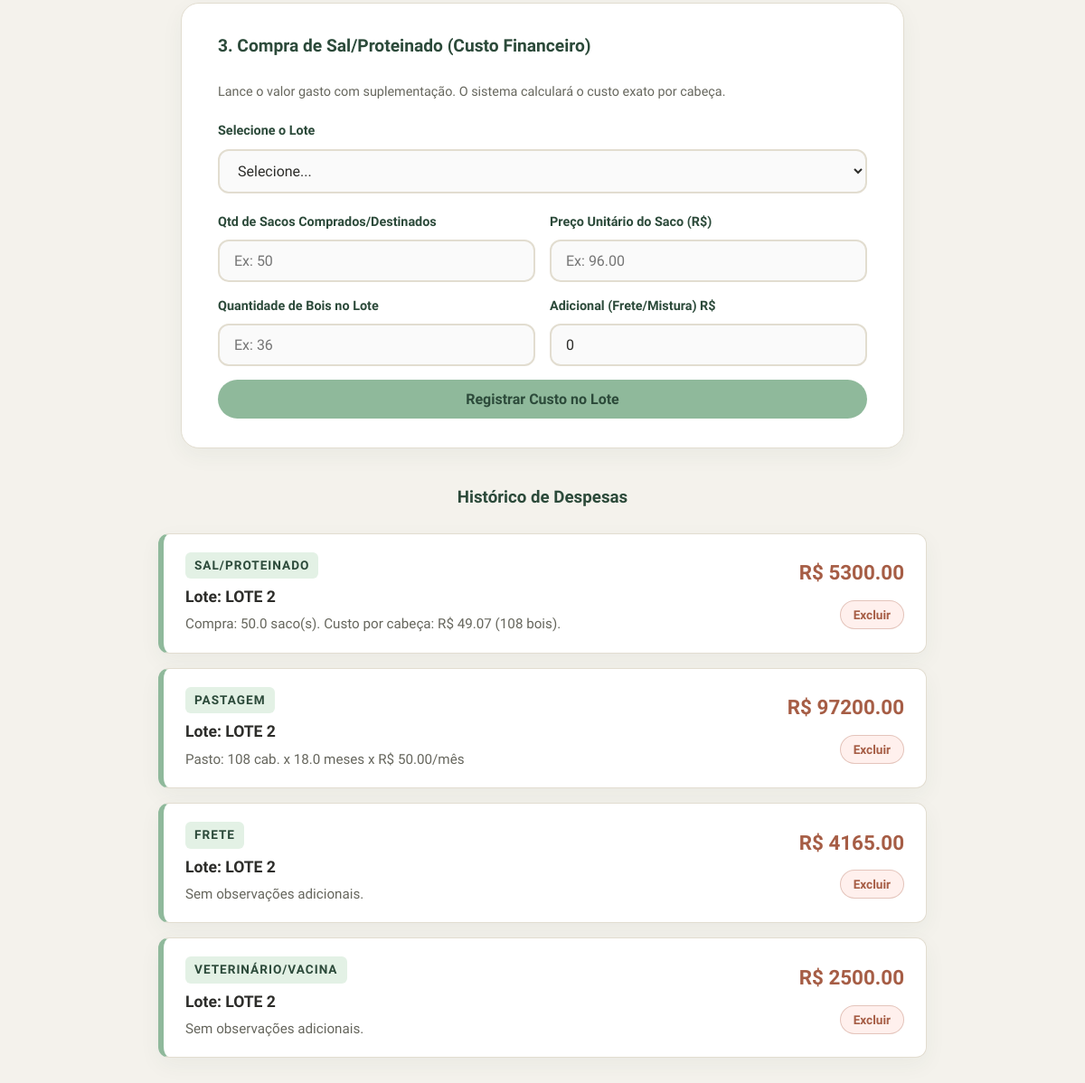
Page /despesas (signed in, lower part) on the earlier database version.
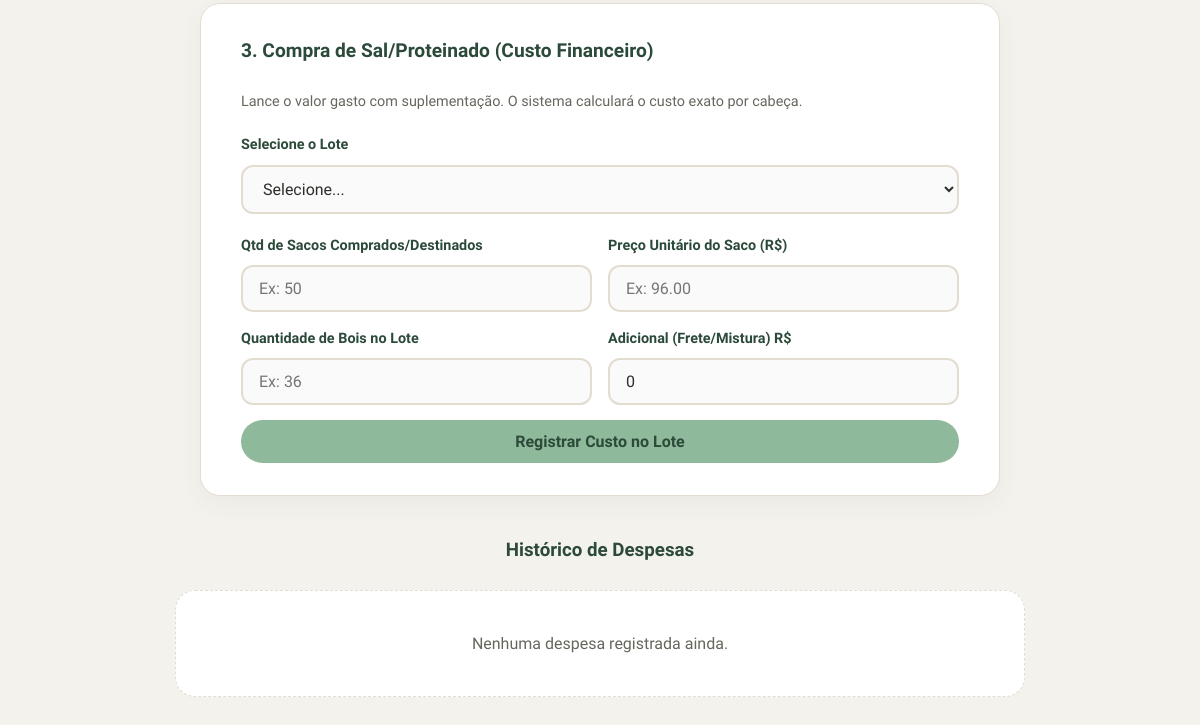
Same page on the later database version.
### tables this page shows
CREATE TABLE despesas (
                    id INTEGER PRIMARY KEY AUTOINCREMENT,
                    lote_id INTEGER,
                    categoria TEXT,
                    valor REAL,
                    observacao TEXT,
                    FOREIGN KEY(lote_id) REFERENCES lotes(id) ON DELETE CASCADE
                );

CREATE TABLE lotes (
                    id INTEGER PRIMARY KEY AUTOINCREMENT,
                    identificacao TEXT NOT NULL,
                    fase_atual TEXT NOT NULL,
                    categoria_animal TEXT,
                    data_inicio TEXT,
                    qtd_cabecas INTEGER,
                    custo_bezerro_unitario REAL,
                    custo_total_compra REAL,
                    valor_venda_total REAL,
                    total_arrobas_vendidas REAL,
                    status TEXT DEFAULT 'Em Andamento'
                , frigorifico_comprador TEXT);

### app.py (the view, shortened to what this page needs)
@app.route('/despesas', methods=['GET', 'POST'])
def despesas():
    conexao = conectar()
    try:
        lista_despesas = conexao.execute('''
            SELECT despesas.*, lotes.identificacao
            FROM despesas
            JOIN lotes ON despesas.lote_id = lotes.id
            ORDER BY despesas.id DESC
        ''').fetchall()
        lista_lotes = conexao.execute('SELECT * FROM lotes WHERE status = "Em Andamento"').fetchall()
    finally:
        conexao.close()
    return render_template('despesas.html', despesas=lista_despesas, lotes=lista_lotes)

### app.py (called while the page is built)
@app.before_request
def verificar_login():
    rotas_livres = ['login', 'static', 'api_cotacoes']
    if request.endpoint not in rotas_livres and 'usuario_id' not in session:
        return redirect(url_for('login'))

### config_banco.py (called while the page is built)
def conectar():
    conexao = sqlite3.connect('dados.db')
    conexao.row_factory = sqlite3.Row
    conexao.execute('PRAGMA foreign_keys = ON;')
    return conexao

### templates/despesas.html (shortened to what this page needs)
{% extends "base.html" %}
{% block conteudo %}
<div class="form-caixa" style="max-width: 800px; margin-left: auto; margin-right: auto; margin-bottom: 40px;">
    <h3>3. Compra de Sal/Proteinado (Custo Financeiro)</h3>
    <p style="font-size: 0.9rem; color: var(--texto-suave); margin-bottom: 20px;">
        Lance o valor gasto com suplementação. O sistema calculará o custo exato por cabeça.
    </p>
    <form action="{{ url_for('despesas') }}" method="POST">
        <div class="campo">
            <label>Selecione o Lote</label>
            <select name="lote_id" required>
                <option value="">Selecione...</option>
            </select>
        </div>
        <div class="form-linha">
            <div class="campo">
                <label>Qtd de Sacos Comprados/Destinados</label>
                <input type="number" step="0.1" name="qtd_sacos" placeholder="Ex: 50" required>
            </div>
            <div class="campo">
                <label>Preço Unitário do Saco (R$)</label>
                <input type="number" step="0.01" name="preco_saco" placeholder="Ex: 96.00" required>
            </div>
        </div>
        <div class="form-linha" style="margin-top: 15px;">
            <div class="campo">
                <label>Quantidade de Bois no Lote</label>
                <input type="number" name="qtd_bois_nutricao" placeholder="Ex: 36" required>
            </div>
            <div class="campo">
                <label>Adicional (Frete/Mistura) R$</label>
                <input type="number" step="0.01" name="valor_adicional" value="0">
            </div>
        </div>
        <button type="submit" style="margin-top: 15px; width: 100%;">Registrar Custo no Lote</button>
    </form>
</div>
<div class="container-historico">
    <h3 style="text-align: center; margin-bottom: 24px;">Histórico de Despesas</h3>
    <div class="lista-despesas">
        {% for despesa in despesas %}
        <div class="card-despesa">
            <div class="despesa-info">
                <span class="despesa-categoria">{{ despesa.categoria }}</span>
                <strong class="despesa-lote">Lote: {{ despesa.identificacao }}</strong>
                <p class="despesa-detalhes">{{ despesa.observacao or 'Sem observações adicionais.' }}</p>
            </div>
            <div class="despesa-acao">
                <strong class="despesa-valor">R$ {{ "%.2f"|format(despesa.valor) }}</strong>
                <form action="{{ url_for('excluir_despesa', id_despesa=despesa.id) }}" method="POST" class="form-excluir" onsubmit="return confirm('Deseja realmente apagar esta despesa?');">
                    <button type="submit" class="btn-tabela-excluir">Excluir</button>
                </form>
            </div>
        </div>
        {% else %}
        <div style="text-align: center; padding: 40px; background-color: var(--branco); border-radius: var(--raio); border: 1px dashed var(--borda);">
            <p style="color: var(--texto-suave); margin: 0;">Nenhuma despesa registrada ainda.</p>
        </div>
        {% endfor %}
    </div>
</div>
{% endblock %}

### templates/base.html (shortened to what this page needs)
<!DOCTYPE html>
<html lang="pt-br">
<head>
    <link rel="stylesheet" href="{{ url_for('static', filename='style.css') }}">
</head>
<body>
    <main class="conteudo">
        {% block conteudo %}{% endblock %}
    </main>
</body>
</html>

### static/style.css (style rules this page uses)
* { box-sizing: border-box; margin: 0; padding: 0; }
:root { --verde-salvia: #8FB99B; --verde-escuro: #2C4A3A; --creme: #F4F2EC; --branco: #FFFFFF; --terracota: #E8B4A0; --terracota-escuro: #A65D45; --texto: #2D2D2A; --texto-suave: #66665D; --borda: #E2DDD0; --raio: 20px; --raio-peq: 12px; --sombra-suave: 0 8px 24px rgba(44, 74, 58, 0.05); --sombra-hover: 0 16px 32px rgba(44, 74, 58, 0.12); --transicao: all 0.3s cubic-bezier(0.25, 0.8, 0.25, 1); }
body { font-family: 'Nunito Sans', Arial, sans-serif; background-color: var(--creme); color: var(--texto); line-height: 1.6; display: flex; flex-direction: column; min-height: 100vh; }
h1, h2, h3, h4 { font-family: 'Baloo 2', 'Nunito Sans', sans-serif; color: var(--verde-escuro); font-weight: 700; text-align: center; margin-bottom: 24px; }
.conteudo { width: 100%; max-width: 1100px; margin: 40px auto; padding: 0 20px; display: flex; flex-direction: column; align-items: center; }
.form-caixa { background-color: var(--branco); border: 1px solid var(--borda); border-radius: var(--raio); padding: 32px 40px; width: 100%; max-width: 600px; margin: 0 auto 32px auto; box-shadow: var(--sombra-suave); }
.form-caixa h3 { margin-bottom: 24px; font-size: 1.2rem; text-align: left; }
.campo { margin-bottom: 20px; width: 100%; }
.campo label { display: block; margin-bottom: 8px; font-weight: 700; font-size: 0.9rem; color: var(--verde-escuro); }
.campo input, .campo select { width: 100%; padding: 12px 16px; border: 2px solid var(--borda); border-radius: var(--raio-peq); font-size: 1rem; font-family: 'Nunito Sans', sans-serif; background-color: #FAFAFA; transition: var(--transicao); color: var(--texto); }
.form-linha { display: grid; grid-template-columns: repeat(auto-fit, minmax(180px, 1fr)); gap: 16px; align-items: end; }
.form-linha .campo { margin-bottom: 0; }
button, .botao { background-color: var(--verde-salvia); color: var(--verde-escuro); border: none; padding: 12px 28px; border-radius: 999px; font-size: 1rem; font-weight: 700; font-family: 'Nunito Sans', sans-serif; cursor: pointer; transition: var(--transicao); display: inline-flex; justify-content: center; align-items: center; text-decoration: none; width: 100%; margin-top: 10px; }
.container-historico { max-width: 850px; margin: 0 auto; width: 100%; }
.lista-despesas { display: flex; flex-direction: column; gap: 16px; }

Differences in the rows shown:
removed despesas: categoria "SAL/PROTEINADO", identificacao "LOTE 2", observacao "Compra: 50.0 saco(s). Custo por cabeça: R$ 49.07 (108 bois).", valor "5300.00"
removed despesas: categoria "PASTAGEM", identificacao "LOTE 2", observacao "Pasto: 108 cab. x 18.0 meses x R$ 50.00/mês", valor "97200.00"
removed despesas: categoria "FRETE", identificacao "LOTE 2", observacao "Sem observações adicionais.", valor "4165.00"
removed despesas: categoria "VETERINÁRIO/VACINA", identificacao "LOTE 2", observacao "Sem observações adicionais.", valor "2500.00"
Other differences:
text now shown: "Nenhuma despesa registrada ainda."
